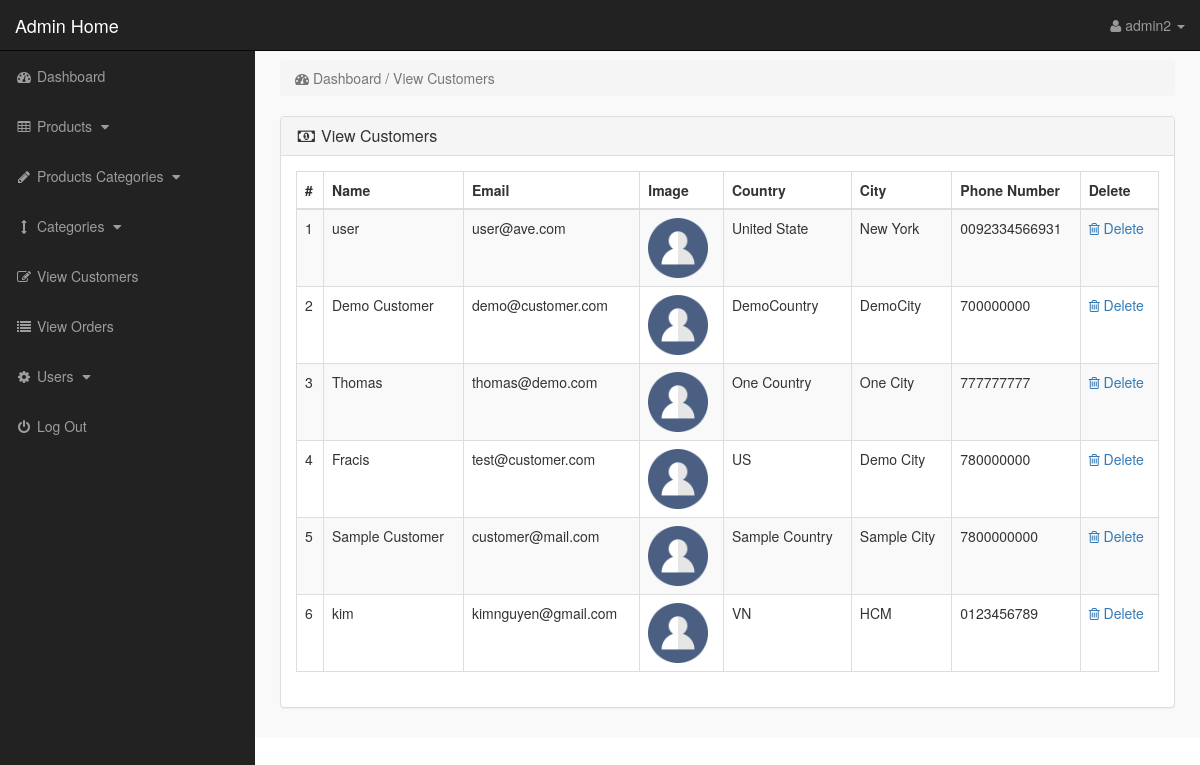
Page /admin/index.php?view_customers (signed in) on the committed database.
### tables this page shows
CREATE TABLE `customers` (
  `customer_id` int(10) NOT NULL,
  `customer_name` varchar(255) NOT NULL,
  `customer_email` varchar(255) NOT NULL,
  `customer_pass` varchar(255) NOT NULL,
  `customer_country` text NOT NULL,
  `customer_city` text NOT NULL,
  `customer_contact` varchar(255) NOT NULL,
  `customer_address` text NOT NULL,
  `customer_image` text NOT NULL,
  `customer_ip` varchar(255) NOT NULL,
  `customer_confirm_code` text NOT NULL
);

### admin/view_customers.php (the view)
<?php
if(!isset($_SESSION['admin_email'])){
echo "<script>window.open('login.php','_self')</script>";
}
else {
?>
<div class="row">
<div class="col-lg-12">
<ol class="breadcrumb">
<li class="active">
<i class="fa fa-dashboard"></i> Dashboard / View Customers
</li>
</ol>
</div>
</div>
<div class="row">
<div class="col-lg-12">
<div class="panel panel-default">
<div class="panel-heading">
<h3 class="panel-title">
<i class="fa fa-money fa-fw"></i> View Customers
</h3>
</div>
<div class="panel-body" >
<div class="table-responsive" >
<table class="table table-bordered table-hover table-striped" >
<thead>
<tr>
<th>#</th>
<th>Name</th>
<th>Email</th>
<th>Image</th>
<th>Country</th>
<th>City</th>
<th>Phone Number</th>
<th>Delete</th>
</tr>
</thead>
<tbody>
<?php
$i=0;
$get_c = "select * from customers";
$run_c = mysqli_query($con,$get_c);
while($row_c=mysqli_fetch_array($run_c)){
$c_id = $row_c['customer_id'];
$c_name = $row_c['customer_name'];
$c_email = $row_c['customer_email'];
$c_image = $row_c['customer_image'];
$c_country = $row_c['customer_country'];
$c_city = $row_c['customer_city'];
$c_contact = $row_c['customer_contact'];
$i++;
?>
<tr>
<td><?php echo $i; ?></td>
<td><?php echo $c_name; ?></td>
<td><?php echo $c_email; ?></td>
<td><img src="img_c/<?php echo $c_image; ?>" width="60" height="60" ></td>
<td><?php echo $c_country; ?></td>
<td><?php echo $c_city; ?></td>
<td><?php echo $c_contact; ?></td>
<td>
<a href="index.php?customer_delete=<?php echo $c_id; ?>" >
<i class="fa fa-trash-o" ></i> Delete
</a>
</td>
</tr>
<?php } ?>
</tbody>
</table>
</div>
</div>
</div>
</div>
</div>
<?php } ?>

### admin/includes/sidebar.php (shortened to what this page needs)
<?php
if(!isset($_SESSION['admin_email'])){
echo "<script>window.open('login.php','_self')</script>";
}
else {
?>
<nav class="navbar navbar-inverse navbar-fixed-top" >
<div class="navbar-header" >
<a class="navbar-brand" href="index.php?dashboard" >Admin Home</a>
</div>
<ul class="nav navbar-right top-nav" >
<li class="dropdown" >
<a href="#" class="dropdown-toggle" data-toggle="dropdown" >
<i class="fa fa-user" ></i>
<?php echo $admin_name; ?> <b class="caret" ></b>
</a>
</li>
</ul>
<div class="collapse navbar-collapse navbar-ex1-collapse">
<ul class="nav navbar-nav side-nav">
<li>
<a href="index.php?dashboard">
<i class="fa fa-fw fa-dashboard"></i> Dashboard
</a>
</li>
<li>
<a href="#" data-toggle="collapse" data-target="#products">
<i class="fa fa-fw fa-table"></i> Products
<i class="fa fa-fw fa-caret-down"></i>
</a>
</li>
<li>
<a href="#" data-toggle="collapse" data-target="#p_cat">
<i class="fa fa-fw fa-pencil"></i> Products Categories
<i class="fa fa-fw fa-caret-down"></i>
</a>
</li>
<li>
<a href="#" data-toggle="collapse" data-target="#cat">
<i class="fa fa-fw fa-arrows-v"></i> Categories
<i class="fa fa-fw fa-caret-down"></i>
</a>
</li>
<li>
<a href="index.php?view_customers">
<i class="fa fa-fw fa-edit"></i> View Customers
</a>
</li>
<li>
<a href="index.php?view_orders">
<i class="fa fa-fw fa-list"></i> View Orders
</a>
</li>
<li>
<a href="#" data-toggle="collapse" data-target="#users">
<i class="fa fa-fw fa-gear"></i> Users
<i class="fa fa-fw fa-caret-down"></i>
</a>
</li>
<li>
<a href="logout.php">
<i class="fa fa-fw fa-power-off"></i> Log Out
</a>
</li>
</ul>
</div>
</nav>
<?php } ?>

### admin/css/style.css (style rules this page uses)
body { margin-top:100px; }
@media (min-width: 768px) { body { margin-top:50px; } }
.top-nav { padding:0 15px; }
.top-nav>li { display:inline-block; float:left; }
.top-nav>li>a { padding-top:15px; padding-bottom:15px; line-height:20px; color:#999; }
@media (min-width: 768px) { .side-nav { position:fixed; top:51px; width:255px; border-radius:0; overflow-y:auto; background-color: #222; bottom:0; overflow-x:hidden; padding-bottom:40px; } }
@media (min-width: 768px) { .side-nav>li>a { width:255px; } }
.panel-body { border-radius:5px; }

### rows in the picture
customers: customer_name "user", customer_email "user@ave.com", customer_image (picture), customer_country "United State", customer_city "New York", customer_contact "0092334566931"
customers: customer_name "Demo Customer", customer_email "demo@customer.com", customer_image (picture), customer_country "DemoCountry", customer_city "DemoCity", customer_contact "700000000"
customers: customer_name "Thomas", customer_email "thomas@demo.com", customer_image (picture), customer_country "One Country", customer_city "One City", customer_contact "777777777"
customers: customer_name "Fracis", customer_email "test@customer.com", customer_image (picture), customer_country "US", customer_city "Demo City", customer_contact "780000000"
customers: customer_name "Sample Customer", customer_email "customer@mail.com", customer_image (picture), customer_country "Sample Country", customer_city "Sample City", customer_contact "7800000000"
customers: customer_name "kim", customer_email "kimnguyen@gmail.com", customer_image (picture), customer_country "VN", customer_city "HCM", customer_contact "0123456789"

### other values in the picture
$admin_name "admin2"
